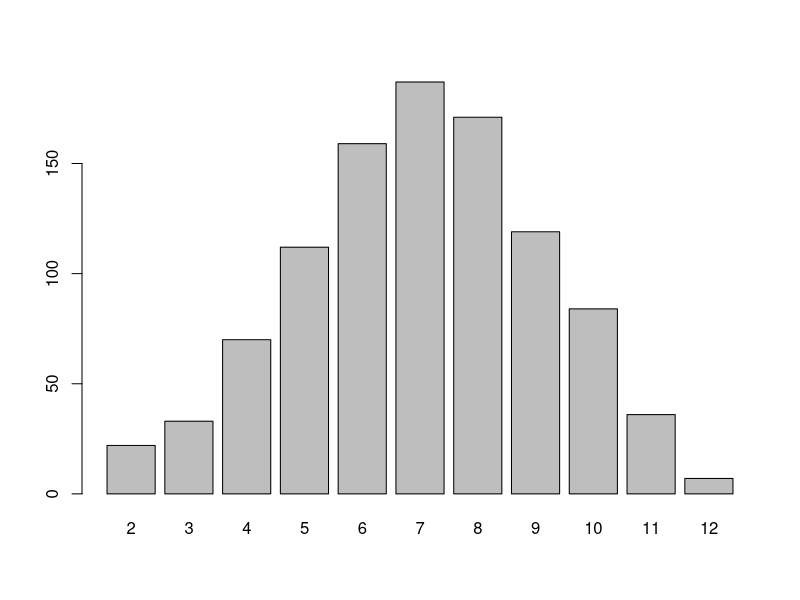
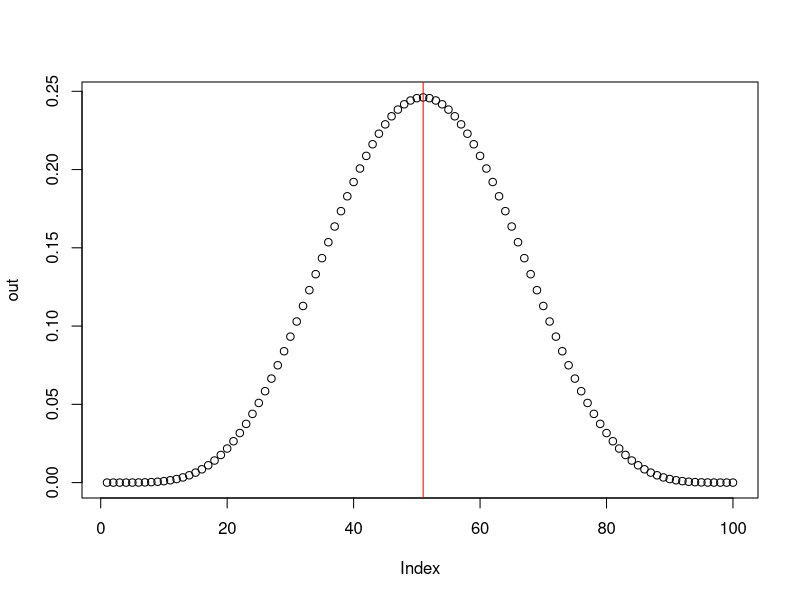
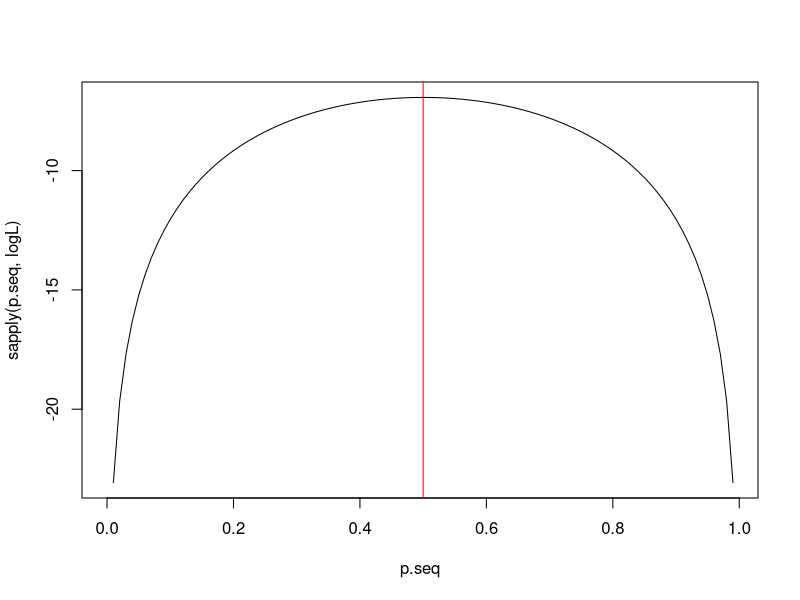
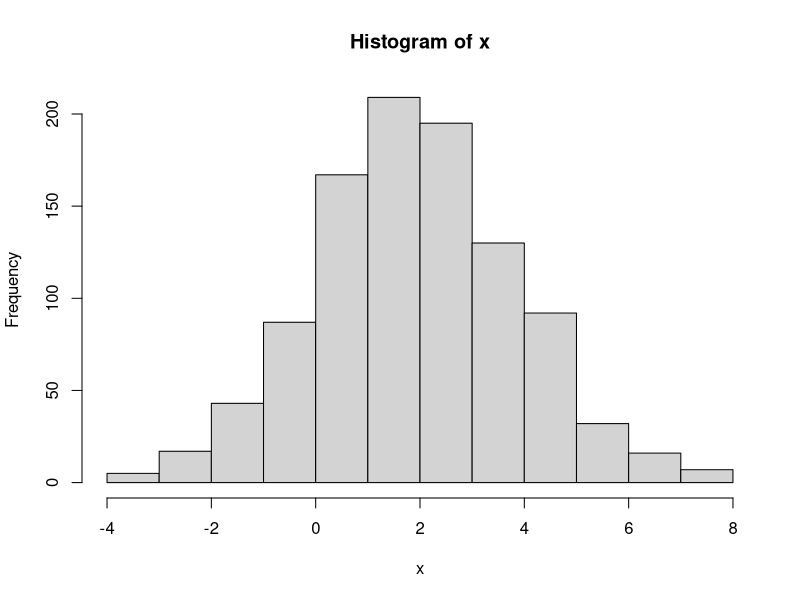
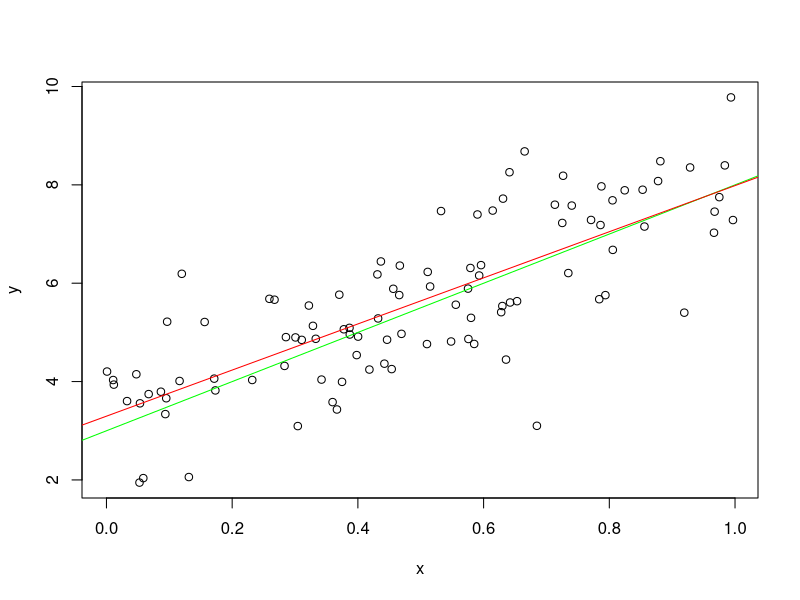

Write R code to recreate these figures, in order.


### siedler von catan
d1 <- round(x = runif(n = 1000, min = 1, max = 6), digits = 0)
d2 <- round(x = runif(n = 1000, min = 1, max = 6), digits = 0)


table(d1+d2)
barplot(height = table(d1+d2))


########### see: http://rstudio-pubs-static.s3.amazonaws.com/240670_37c5f4ada9a5402ab5474bb66514e667.html

# MLE for Binomial Distribution
y <- c(0,1,0,1,0,1,0,1,0,1)

sum(y) / length(x = y)

#############
x <- 5 # 5 out of 10
N <- 10

p <- seq(0, 0.99, 0.01)
out <- choose(n = N, k = x)* p^x * (1-p)^(10-x)
plot(out)
abline(v = which(out == max(out)), col = "red")
p[which(out == max(out))]
#############


n<-1 # length(y) here's the change!
# formulation for the log likelihood for the binomial
logL <- function(p) sum(log(dbinom(y, n, p)))
# again we can test the function for one value of p
logL(0.7)
#plot logL
p.seq <- seq(0, 0.99, 0.01)
plot(p.seq, sapply(p.seq, logL), type="l")
#optimum:
fit_optimize <- optimize(logL, lower=0, upper=1, maximum=TRUE)
abline(v = fit_optimize$maximum, col = "red")
fit_optimize$maximum



############
# use MLE, see: https://www.r-bloggers.com/2013/08/fitting-a-model-by-maximum-likelihood/
############
library(stats4)
###### to fit a normal distribution

x <- rnorm(n = 1000, mean = 2, sd = 2)
hist(x)
mean(x = x)
sd(x = x)

LL <- function(mu, sigma) {
  R = dnorm(x, mu, sigma)

  out <- -sum(log(R))

  print(out)
  out
}

mle(LL, start = list(mu = 1, sigma=1), method = "L-BFGS-B", lower = c(-Inf, 0),
    upper = c(Inf, Inf))





###### to fit a simple linear regression
### simulate data
set.seed(seed = 111)
N <- 100

x <- runif(n = N)
y <- 3 + 5 * x + rnorm(n = N, mean = 0, sd = 1)

df <- data.frame(x = x, y = y)
rm(x); rm(y)


plot(df)
cor(df)
abline(a = 3, b = 5, col = "green")



lm_out <- lm(y ~ x, data=df)
summary(lm_out)
abline(a = lm_out, col = "red")



LL <- function(beta0, beta1, mu, sigma) {
  # Find residuals
  R = df$y - df$x * beta1 - beta0

  # Calculate the likelihood for the residuals (with mu and sigma as parameters)
  R = suppressWarnings(dnorm(R, mu, sigma))
  # Sum the log likelihoods for all of the data points
  -sum(log(R))
}


fit <- mle(LL, start = list(beta0 = 2, beta1 = 1.5, sigma=1), fixed = list(mu = 0),
             nobs = nrow(x = df))
summary(fit)

AIC(object = fit)
AIC(object = lm_out)


############
# use optim, see: https://www.r-bloggers.com/2013/08/fitting-a-model-by-maximum-likelihood/
############
#define function to minimize residual sum of squares
min_residuals <- function(data, par) {

  with(data, sum((par[1] + par[2] * x - y)^2))
}

#find coefficients of linear regression model
fit_optim <- optim(par=c(0, 1), fn=min_residuals, data=df, hessian = TRUE)
fit_optim$par



